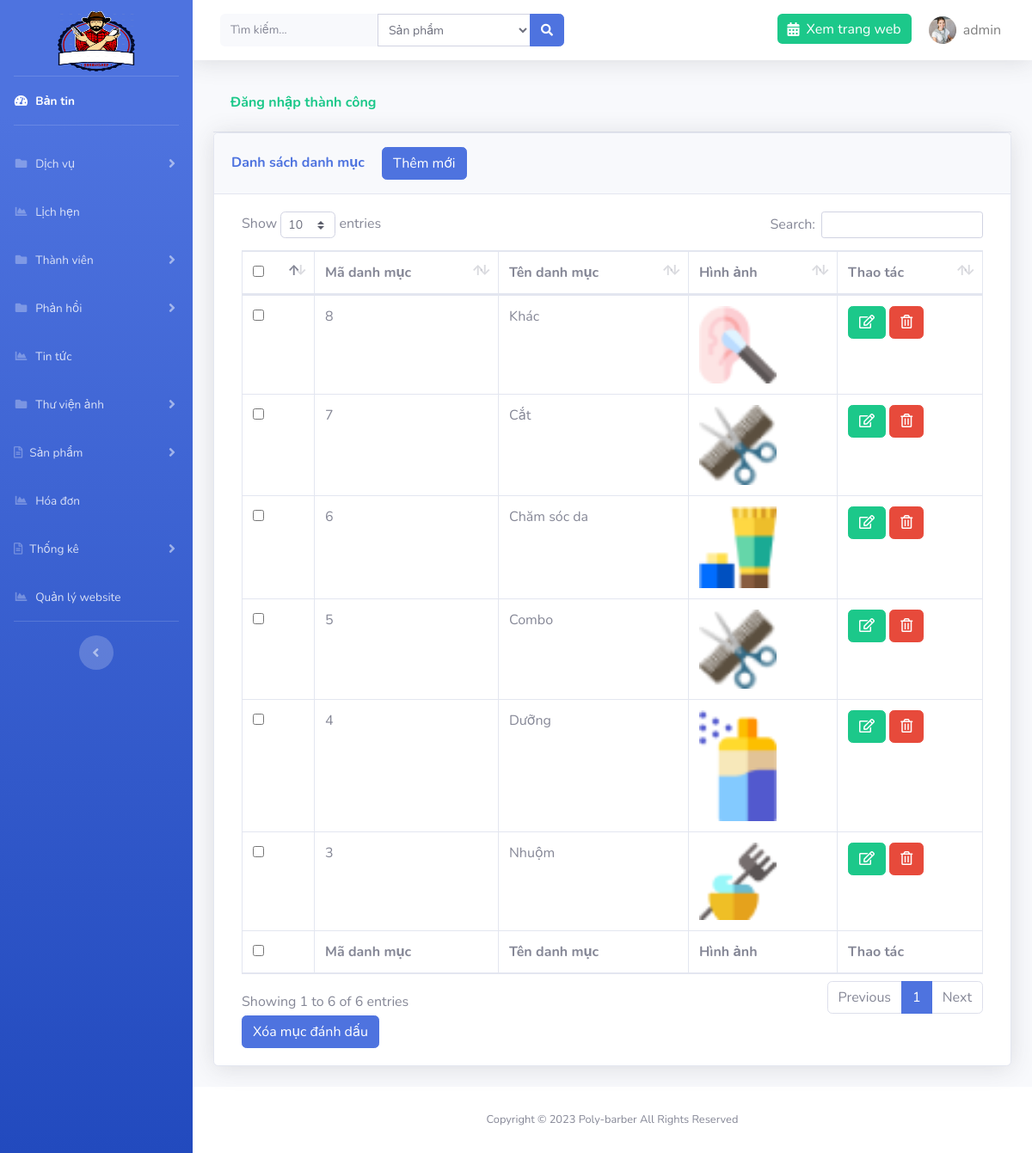
The app's page /admin/?page=type (signed in) with its own data.
### tables this page shows
CREATE TABLE `setting` (
  `id` int(11) NOT NULL,
  `logo` varchar(191) NOT NULL,
  `file_ico` varchar(191) NOT NULL,
  `title` varchar(191) NOT NULL,
  `introduce` text NOT NULL,
  `slogan` varchar(191) NOT NULL
);

CREATE TABLE `types` (
  `id` int(11) NOT NULL,
  `name` varchar(191) NOT NULL,
  `images` varchar(191) NOT NULL
);

### libs/database.php (called while the page is built, shortened)
<?php
function connection()
{
    try {
       $conn = new PDO("mysql:host=localhost; dbname=cattoc; charset=utf8", "root", "");
    } catch (PDOException $e) {
        echo "Lỗi Kết nối" . $e->getMessage();
    }
    return $conn;
}
function listAll($table){
    $conn = connection();
    try{
        $sql = "SELECT * FROM $table ORDER BY id DESC";
        $stmt = $conn->prepare($sql);
        $stmt->execute();
        $result = $stmt->fetchAll(PDO::FETCH_ASSOC);
    }catch (PDOException $e){
        echo "Lỗi xử lý dữ liệu".$e->getMessage();
    }finally{
        unset($conn);
    }
    return $result;
}
function query_limit($sql) {
    $conn = connection();
    try {
        $stmt = $conn->prepare($sql);
        $stmt->execute();
        $result = $stmt->fetch(PDO::FETCH_ASSOC);
        return $result;
    } catch (PDOException $e) {
        echo "Lỗi dữ liệu" . $e->getMessage();
    } finally {
        unset($conn);
    }
}

### libs/setting.php (called while the page is built, shortened)
<?php
require_once "database.php";
function list_limit_setting(){
    $sql = "SELECT * from setting order by id limit 0,1";
    return query_limit($sql);
}

### libs/types.php (called while the page is built, shortened)
<?php
require_once "database.php";
function list_all_type(){
    return listAll('types');
}

### admin/types/index.php (the view, shortened to what this page needs)
<?php
$type = list_all_type();
?>
<div class="container-fluid">
    <?php if (isset($_SESSION['message'])) : ?>
        <div class="card-header py-3 text-success">
            <h6 class="font-weight-bold"><?= $_SESSION['message'] ?></h6>
        </div>
    <?php endif; ?>
    <div class="card shadow mb-4">
        <div class="card-header py-3">
            <h6 class="m-0 font-weight-bold text-primary">Danh sách danh mục <a href="<?= ROOT ?>admin/?page=type&action=add" class="btn btn-primary ml-3">Thêm mới</a></h6>
        </div>
        <div class="card-body">
            <div class="table-responsive">
                <form action="" method="POST" class="col-md-12">
                    <table class="table table-bordered" id="dataTable" width="100%" cellspacing="0">
                        <thead>
                            <tr>
                                <th>
                                    <input type="checkbox" name="checkall" class="checkall">
                                </th>
                                <th>Mã danh mục</th>
                                <th>Tên danh mục</th>
                                <th>Hình ảnh</th>
                                <th>Thao tác</th>
                            </tr>
                        </thead>
                        <tfoot>
                            <tr>
                            <th>
                                <input type="checkbox" name="checkall" class="checkall">
                                </th>
                                <th>Mã danh mục</th>
                                <th>Tên danh mục</th>
                                <th>Hình ảnh</th>
                                <th>Thao tác</th>
                            </tr>
                        </tfoot>
                        <tbody>
                            <?php foreach ($type as $t) : ?>
                                <tr>
                                    <td>
                                        <input type="checkbox" name="id[]" id="" value="<?= $t['id'] ?>">
                                    </td>
                                    <td><?= $t['id'] ?></td>
                                    <td><?= $t['name'] ?></td>
                                    <td>
                                        <img src="../images/categories/<?= $t['images'] ?>" width="90" alt="">
                                    </td>
                                    <td>
                                        <a href="<?= ROOT ?>admin/?page=type&action=edit&id=<?= $t['id'] ?>" class="btn btn-success"><i class="far fa-edit"></i></a>
                                        <a href="<?= ROOT ?>admin/?page=type&id=<?= $t['id'] ?>" onclick="return confirm('Bạn có chắc muốn xóa không')" class="btn btn-danger"><i class="far fa-trash-alt"></i></a>
                                    </td>
                                </tr>
                            <?php endforeach; ?>
                        </tbody>
                    </table>
                    <button type="submit" class="btn btn-primary" id="btndel-category" name="btn-del">Xóa mục đánh dấu</button>
                </form>
            </div>
        </div>
    </div>
</div>

### admin/template/header.php (shortened to what this page needs)
<?php $setting = list_limit_setting(); ?>
<!DOCTYPE html>
<html lang="en">
<head>
    <link href="resource/vendor/fontawesome-free/css/all.min.css" rel="stylesheet" type="text/css">
    <link rel="stylesheet" href="resource/vendor/select2.min.css" />
<link rel="stylesheet" href="https://maxcdn.bootstrapcdn.com/bootstrap/4.4.1/css/bootstrap.min.css">
    <link href="resource/css/sb-admin-2.css" rel="stylesheet">
    <link href="resource/vendor/datatables/dataTables.bootstrap4.min.css" rel="stylesheet">
</head>
<body id="page-top">
    <div id="wrapper">
        <ul class="navbar-nav bg-gradient-primary sidebar sidebar-dark accordion" id="accordionSidebar">
            <a class="sidebar-brand d-flex align-items-center justify-content-center mb-3 pt-5" href="<?=ROOT?>admin">
                <img src="../images/<?=$setting['logo']?>" alt="logo" width="90" height="70">
            </a>
            <hr class="sidebar-divider my-0">
            <li class="nav-item active">
                <a class="nav-link" href="<?= ROOT ?>admin">
                    <i class="fas fa-fw fa-tachometer-alt"></i>
                    <span>Bản tin</span></a>
            </li>
            <hr class="sidebar-divider">
            <li class="nav-item">
                <a class="nav-link collapsed" href="#" data-toggle="collapse" data-target="#collapsePages" aria-expanded="true" aria-controls="collapsePages">
                    <i class="fas fa-fw fa-folder"></i>
                    <span>Dịch vụ</span>
                </a>
            </li>
            <li class="nav-item">
                <a class="nav-link" href="<?= ROOT ?>admin/?page=appointment">
                    <i class="fas fa-fw fa-chart-area"></i>
                    <span>Lịch hẹn</span></a>
            </li>
             <li class="nav-item">
                <a class="nav-link collapsed" href="#" data-toggle="collapse" data-target="#collapsePages2" aria-expanded="true" aria-controls="collapsePages">
                    <i class="fas fa-fw fa-folder"></i>
                    <span>Thành viên</span>
                </a>
            </li>
             <li class="nav-item">
                <a class="nav-link collapsed" href="#" data-toggle="collapse" data-target="#collapsePages3" aria-expanded="true" aria-controls="collapsePages">
                    <i class="fas fa-fw fa-folder"></i>
                    <span>Phản hồi</span>
                </a>
            </li>
               <li class="nav-item">
                <a class="nav-link" href="<?= ROOT ?>admin/?page=new">
                    <i class="fas fa-fw fa-chart-area"></i>
                    <span>Tin tức</span></a>
            </li>
  <li class="nav-item">
                <a class="nav-link collapsed" href="#" data-toggle="collapse" data-target="#collapsePages4" aria-expanded="true" aria-controls="collapsePages">
                    <i class="fas fa-fw fa-folder"></i>
                    <span>Thư viện ảnh</span>
                </a>
            </li>
            <li class="nav-item">
                <a class="nav-link collapsed" href="#" data-toggle="collapse" data-target="#collapseTwo" aria-expanded="true" aria-controls="collapseTwo">
                    <i class="far fa-file-alt"></i>
                    <span>Sản phẩm</span>
                </a>
            </li>
            <li class="nav-item">
                <a class="nav-link" href="<?= ROOT ?>admin/?page=order">
                    <i class="fas fa-fw fa-chart-area"></i>
                    <span>Hóa đơn</span></a>
            </li>
            <li class="nav-item">
                <a class="nav-link collapsed" href="#" data-toggle="collapse" data-target="#collapseTwo1" aria-expanded="true" aria-controls="collapseTwo">
                    <i class="far fa-file-alt"></i>
                    <span>Thống kê</span>
                </a>
            </li>
               <li class="nav-item">
                <a class="nav-link" href="<?= ROOT ?>admin/?page=setting">
                    <i class="fas fa-fw fa-chart-area"></i>
                    <span>Quản lý website</span></a>
            </li>
            <hr class="sidebar-divider d-none d-md-block">
            <div class="text-center d-none d-md-inline">
                <button class="rounded-circle border-0" id="sidebarToggle"></button>
            </div>
        </ul>
        <div id="content-wrapper" class="d-flex flex-column">
            <div id="content">
                <nav class="navbar navbar-expand navbar-light bg-white topbar mb-4 static-top shadow">
                    <form class="d-none d-sm-inline-block form-inline mr-auto ml-md-3 my-2 my-md-0 mw-100 navbar-search" method="POST" action="<?= ROOT ?>admin/search.php">
                        <div class="input-group">
                            <input name="keyword" type="text" title="Vui lòng nhập nội dung tìm kiếm" class="form-control bg-light border-0 small" placeholder="Tìm kiếm..." aria-label="Search" aria-describedby="basic-addon2" required>
                            <select name="select_search" id="" class="form-control form-control-sm select-search">
                        <option value="1">Sản phẩm</option>
                    </select>
                            <div class="input-group-append">
                                <button class="btn btn-primary" type="submit">
                                    <i class="fas fa-search fa-sm"></i>
                                </button>
                            </div>
                        </div>
                    </form>
                    <ul class="navbar-nav ml-auto">
                        <li class="nav-item no-arrow">
                            <a href="<?=ROOT?>" class="nav-link bg-success text-white h-50 mt-3 rounded"><i class="fas fa-calendar-alt mr-2"></i>Xem trang web</a>
                        </li>
                        <li class="nav-item dropdown no-arrow">
                            <a class="nav-link dropdown-toggle" href="" id="userDropdown" role="button" data-toggle="dropdown" aria-haspopup="true" aria-expanded="false">
                                <img class="img-profile rounded-circle" src="../images/users/<?=$_SESSION['user']['images']?>">
                                <span class="ml-2 mr-2 text-black-50"><?=$_SESSION['user']['account']?></span>
                            </a>
                        </li>
                    </ul>
                </nav>

### admin/index.php (shortened to what this page needs)
<?php
$page = isset($_GET['page']) ? $_GET['page'] : '';
require_once '../libs/types.php';
require_once "../libs/setting.php";
include_once 'template/header.php';
switch ($page) {
    case 'type':
        $action = isset($_GET['action']) ? $_GET['action'] : '';
        switch ($action) {
            case '':
                include_once 'types/index.php';
                break;
        }
        break;
}
include_once 'template/footer.php';
?>

### admin/template/footer.php (shortened to what this page needs)
</div>
<footer class="sticky-footer bg-white">
    <div class="container my-auto">
        <div class="copyright text-center my-auto">
            <span>Copyright &copy; 2023 Poly-barber All Rights Reserved</span>
        </div>
    </div>
</footer>
</div>
</div>
</body>
</html>

### records on screen
setting: logo (picture)
types: id "8", name "Khác", images (picture)
types: id "7", name "Cắt", images (picture)
types: id "6", name "Chăm sóc da", images (picture)
types: id "5", name "Combo", images (picture)
types: id "4", name "Dưỡng", images (picture)
types: id "3", name "Nhuộm", images (picture)

### other values on screen
$_SESSION['user']['account'] "admin"
$_SESSION['message'] "Đăng nhập thành công"
